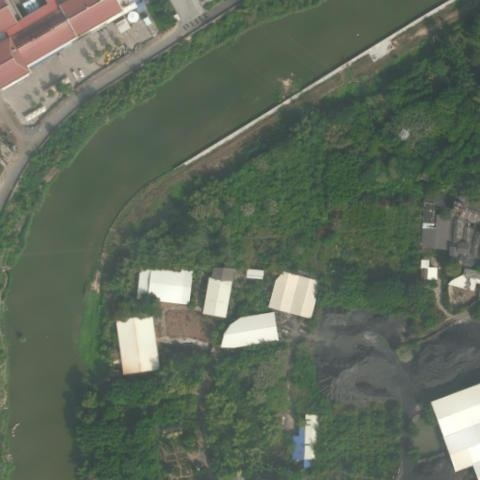
#> input picture Test_HR/val_1st/HR/L18_112464_217104_s019.jpg, 480 x 480 px, found by its file name; its folder holds only this picture in this run
$ python generate_data_test.py
#> lines starting #> are read from the running program, lines starting #| are printed output that depends on the picture
import os
import cv2
import h5py
import numpy as np
from random import randint

upscale_factor = 4
noise_snr = 17

def add_noise_with_snr(image, target_snr):
    """Agregar ruido a una imagen basado en un SNR objetivo."""
    signal_power = np.mean(image ** 2)
    snr_linear = 10 ** (target_snr / 10)
    noise_power = signal_power / snr_linear
    noise = np.sqrt(noise_power) * np.random.randn(*image.shape).astype(np.float32)
    noisy_image = np.clip(image + noise, 0, 1)
    return noisy_image

def modcrop(img, modulo):
    """Recortar una imagen para que sea divisible por un número dado."""
    h, w = img.shape[:2]
    h = h - (h % modulo)
    w = w - (w % modulo)
    return img[:h, :w, :]

def normalize_min_max(image):
    """Normalizar la imagen entre su mínimo y máximo."""
    min_val = np.min(image)
    max_val = np.max(image)
    return (image - min_val) / (max_val - min_val)

def process_test(base_dir):
    """Procesar datos de prueba (Test)."""
#> called with base_dir = 'Preprocessing'
    test_path = os.path.join(base_dir, 'Test_HR', 'val_1st', 'HR')
    save_test_folder_normal = os.path.join(base_dir, 'Data', 'Test', 'Normal')
    save_test_folder_noise = os.path.join(base_dir, 'Data', 'Test', 'Noise')

    # Crear directorios si no existen
    os.makedirs(save_test_folder_normal, exist_ok=True)
    os.makedirs(save_test_folder_noise, exist_ok=True)

    save_test_file_normal = os.path.join(save_test_folder_normal, 'normal.h5')
    save_test_file_noise = os.path.join(save_test_folder_noise, 'noise.h5')

    if not os.path.exists(test_path):
        raise FileNotFoundError(f"No se encontró el directorio de datos de prueba: {test_path}")

    test_file_names = [f for f in os.listdir(test_path) if f.endswith('.jpg')]
    if not test_file_names:
        raise FileNotFoundError("No se encontraron archivos '.jpg' en la carpeta de datos de prueba.")

    hr_data_list = []
    lr_data_list = []
    noisy_lr_data_list = []

    for name in test_file_names:
        print(f'Procesando: {name} (Test)')
        img_path = os.path.join(test_path, name)
        img = cv2.imread(img_path)
#> img is the input picture: shape (480, 480, 3); mean B, G, R 91.3, 105.8, 95.4
        img = cv2.cvtColor(img, cv2.COLOR_BGR2RGB).astype(np.float32)
        img = normalize_min_max(img)
#> in normalize_min_max, `min_val = np.min(image)`: min_val = 40
#> in normalize_min_max, `max_val = np.max(image)`: max_val = 255
#> in normalize_min_max, `return (image - min_val) / (max_val - min_val)`:
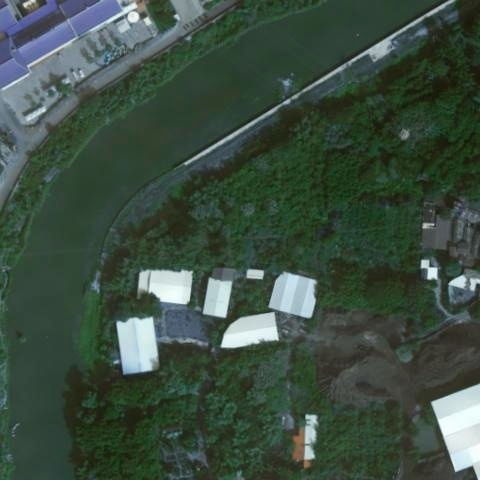
#> returned value: shape (480, 480, 3) float32; mean of channels 0, 1, 2 0.257, 0.306, 0.239; drawn as B, G, R

        img = modcrop(img, upscale_factor)
        lr_img = cv2.resize(img, (120, 120), interpolation=cv2.INTER_CUBIC)
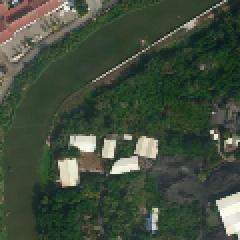
#> lr_img: shape (120, 120, 3) float32 (shown 2 times larger); mean R, G, B 0.258, 0.306, 0.239; drawn with min black and max white
        noisy_lr_img = add_noise_with_snr(lr_img, noise_snr)
#> in add_noise_with_snr, `signal_power = np.mean(image ** 2)`: signal_power = 0.1
#> in add_noise_with_snr, `noise_power = signal_power / snr_linear`: noise_power = 0.002
#> in add_noise_with_snr, `noise = np.sqrt(noise_power) * np.random.randn(*image.shape).astype(np..`:
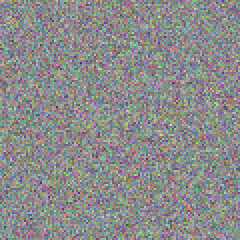
#> noise: shape (120, 120, 3) float32 (shown 2 times larger); mean R, G, B -0.000492, 8.24e-05, -7.23e-05; drawn with min black and max white
#> in add_noise_with_snr, `noisy_image = np.clip(image + noise, 0, 1)`:
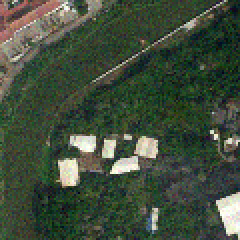
#> noisy_image: shape (120, 120, 3) float32 (shown 2 times larger); mean R, G, B 0.257, 0.306, 0.239

        hr_data_list.append(img)
        lr_data_list.append(lr_img)
        noisy_lr_data_list.append(noisy_lr_img)

        # Guardar imágenes LR y HR en archivos HDF5 usando nombres originales
        with h5py.File(os.path.join(save_test_folder_normal, f'{os.path.splitext(name)[0]}_normal.h5'), 'w') as hf:
            hf.create_dataset('HR', data=img)
            hf.create_dataset('LR', data=lr_img)
        print(f'[INFO] Guardado normal: {name}')

        with h5py.File(os.path.join(save_test_folder_noise, f'{os.path.splitext(name)[0]}_noise.h5'), 'w') as hf:
            hf.create_dataset('HR', data=img)
            hf.create_dataset('LR', data=noisy_lr_img)
        print(f'[INFO] Guardado con ruido: {name}')

def main():
    base_dir = os.getcwd()
    process_test(base_dir)  # Procesar datos de prueba

if __name__ == '__main__':
    main()

$ run again, on Test_HR/val_1st/HR/L18_112552_217040_s005.jpg
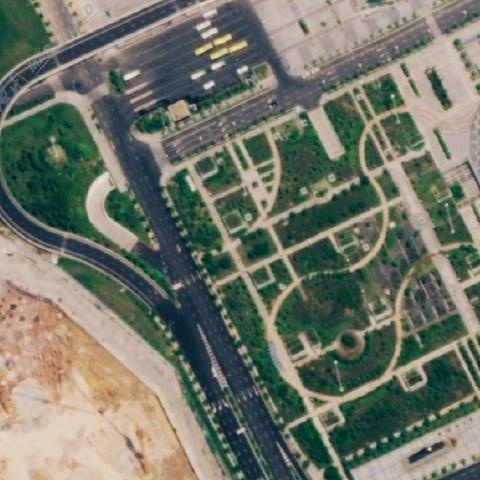
#> input picture Test_HR/val_1st/HR/L18_112552_217040_s005.jpg, 480 x 480 px, found by its file name
#> in process_test, img is the input picture: shape (480, 480, 3); mean B, G, R 104.4, 117.5, 112.9
#> min_val = 0
#> max_val = 250
#> in process_test, `lr_img = cv2.resize(img, (120, 120), interpolation=cv2.INTER_CUBIC)`:
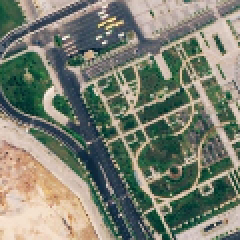
#> lr_img: shape (120, 120, 3) float32 (shown 2 times larger); mean R, G, B 0.451, 0.47, 0.417; drawn with min black and max white
#> signal_power = 0.248
#> noise_power = 0.00496
#> in add_noise_with_snr, `noisy_image = np.clip(image + noise, 0, 1)`:
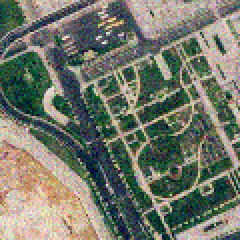
#> noisy_image: shape (120, 120, 3) float32 (shown 2 times larger); mean R, G, B 0.451, 0.47, 0.417

$ run again, on Test_HR/val_1st/HR/L18_112640_217112_s004.jpg
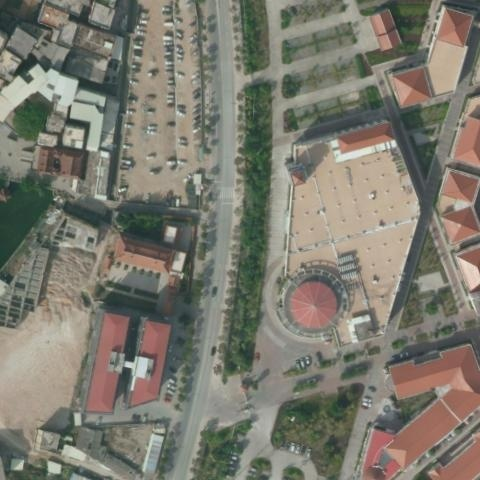
#> input picture Test_HR/val_1st/HR/L18_112640_217112_s004.jpg, 480 x 480 px, found by its file name
#> in process_test, img is the input picture: shape (480, 480, 3); mean B, G, R 110.6, 122, 124.1
#> min_val = 25
#> max_val = 246
#> in process_test, `lr_img = cv2.resize(img, (120, 120), interpolation=cv2.INTER_CUBIC)`:
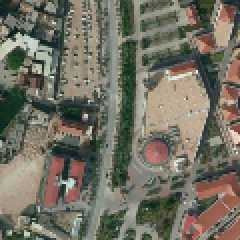
#> lr_img: shape (120, 120, 3) float32 (shown 2 times larger); mean R, G, B 0.449, 0.439, 0.388
#> signal_power = 0.212
#> noise_power = 0.00422
#> in add_noise_with_snr, `noisy_image = np.clip(image + noise, 0, 1)`:
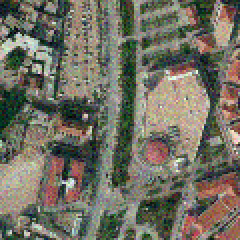
#> noisy_image: shape (120, 120, 3) float32 (shown 2 times larger); mean R, G, B 0.448, 0.44, 0.388

$ run again, on Test_HR/val_1st/HR/L18_112648_217048_s005.jpg
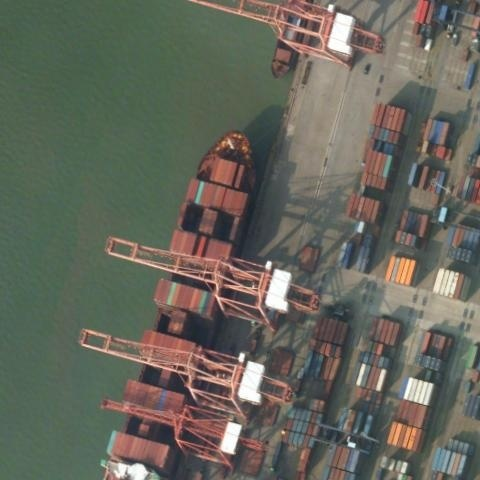
#> input picture Test_HR/val_1st/HR/L18_112648_217048_s005.jpg, 480 x 480 px, found by its file name
#> in process_test, img is the input picture: shape (480, 480, 3); mean B, G, R 91.8, 102.5, 101.8
#> min_val = 23
#> max_val = 255
#> in process_test, `lr_img = cv2.resize(img, (120, 120), interpolation=cv2.INTER_CUBIC)`:
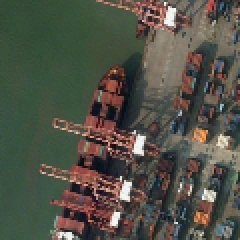
#> lr_img: shape (120, 120, 3) float32 (shown 2 times larger); mean R, G, B 0.339, 0.342, 0.296; drawn with min black and max white
#> signal_power = 0.127
#> noise_power = 0.00253
#> in add_noise_with_snr, `noisy_image = np.clip(image + noise, 0, 1)`:
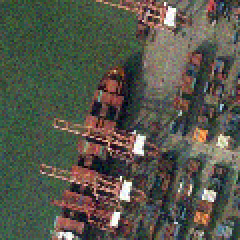
#> noisy_image: shape (120, 120, 3) float32 (shown 2 times larger); mean R, G, B 0.338, 0.342, 0.296

$ run again, on Test_HR/val_1st/HR/L18_112464_217112_s005.jpg
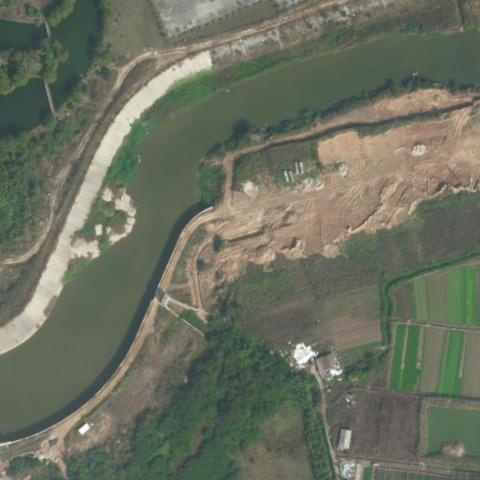
#> input picture Test_HR/val_1st/HR/L18_112464_217112_s005.jpg, 480 x 480 px, found by its file name
#> in process_test, img is the input picture: shape (480, 480, 3); mean B, G, R 95.9, 112, 107.3
#> min_val = 43
#> max_val = 255
#> signal_power = 0.107
#> noise_power = 0.00214
#> in add_noise_with_snr, `noisy_image = np.clip(image + noise, 0, 1)`:
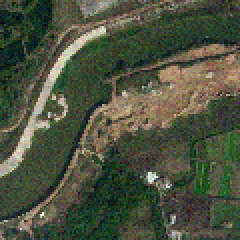
#> noisy_image: shape (120, 120, 3) float32 (shown 2 times larger); mean R, G, B 0.303, 0.325, 0.249
